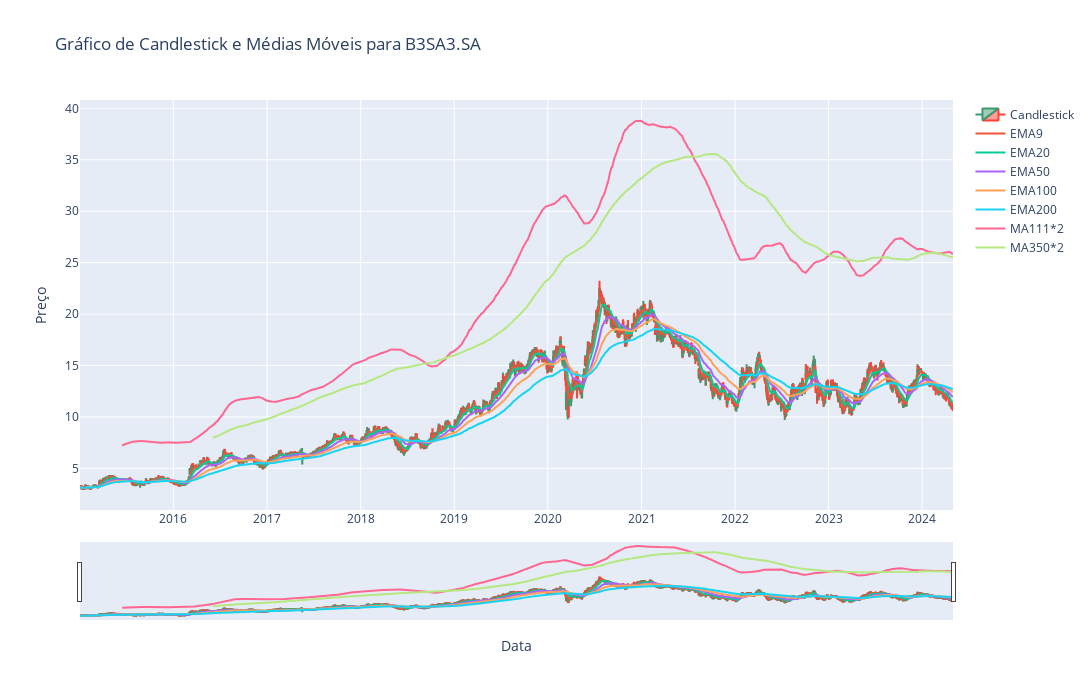

The cell this chart's notebook holds for it:
### Code cell
# Cria um gráfico de candlestick usando o Plotly
fig = go.Figure(data=[go.Candlestick(x=df.index,
                open=df['Open'],
                high=df['High'],
                low=df['Low'],
                close=df['Close'],
                name='Candlestick')])

# Adiciona as médias móveis ao gráfico
fig.add_trace(go.Scatter(x=df.index, y=df['EMA9'], mode='lines', name='EMA9'))
fig.add_trace(go.Scatter(x=df.index, y=df['EMA20'], mode='lines', name='EMA20'))
fig.add_trace(go.Scatter(x=df.index, y=df['EMA50'], mode='lines', name='EMA50'))
fig.add_trace(go.Scatter(x=df.index, y=df['EMA100'], mode='lines', name='EMA100'))
fig.add_trace(go.Scatter(x=df.index, y=df['EMA200'], mode='lines', name='EMA200'))
fig.add_trace(go.Scatter(x=df.index, y=df['MA111*2'], mode='lines', name='MA111*2'))
fig.add_trace(go.Scatter(x=df.index, y=df['MA350*2'], mode='lines', name='MA350*2'))

if ticker=="^BVSP":
    ticker='IBOV'

# Configura o layout do gráfico
fig.update_layout(
    width=1500,
    height=700,
    title=f"Gráfico de Candlestick e Médias Móveis para {ticker}",
    xaxis_title="Data",
    yaxis_title="Preço",
    showlegend=True
)

# Exibe o gráfico
fig.show()

### Figure 1 — Plotly figure (JSON) as saved in the notebook; plotly's stock layout.template omitted (floating-point values rounded to 4 significant figures; data arrays with more than 128 entries replaced by an {"elided": "..."} marker saying what was removed)
{"data": [{"close": {"elided": "2319 float values"}, "high": {"elided": "2319 float values"}, "low": {"elided": "2319 float values"}, "name": "Candlestick", "open": {"elided": "2319 float values"}, "type": "candlestick", "x": {"elided": "2319 str values"}}, {"mode": "lines", "name": "EMA9", "type": "scatter", "x": {"elided": "2319 str values"}, "y": {"elided": "2319 float values"}}, {"mode": "lines", "name": "EMA20", "type": "scatter", "x": {"elided": "2319 str values"}, "y": {"elided": "2319 float values"}}, {"mode": "lines", "name": "EMA50", "type": "scatter", "x": {"elided": "2319 str values"}, "y": {"elided": "2319 float values"}}, {"mode": "lines", "name": "EMA100", "type": "scatter", "x": {"elided": "2319 str values"}, "y": {"elided": "2319 float values"}}, {"mode": "lines", "name": "EMA200", "type": "scatter", "x": {"elided": "2319 str values"}, "y": {"elided": "2319 float values"}}, {"mode": "lines", "name": "MA111*2", "type": "scatter", "x": {"elided": "2319 str values"}, "y": {"elided": "2319 float values"}}, {"mode": "lines", "name": "MA350*2", "type": "scatter", "x": {"elided": "2319 str values"}, "y": {"elided": "2319 float values"}}], "layout": {"height": 700, "showlegend": true, "title": {"text": "Gráfico de Candlestick e Médias Móveis para B3SA3.SA"}, "width": 1500, "xaxis": {"title": {"text": "Data"}}, "yaxis": {"title": {"text": "Preço"}}}}
